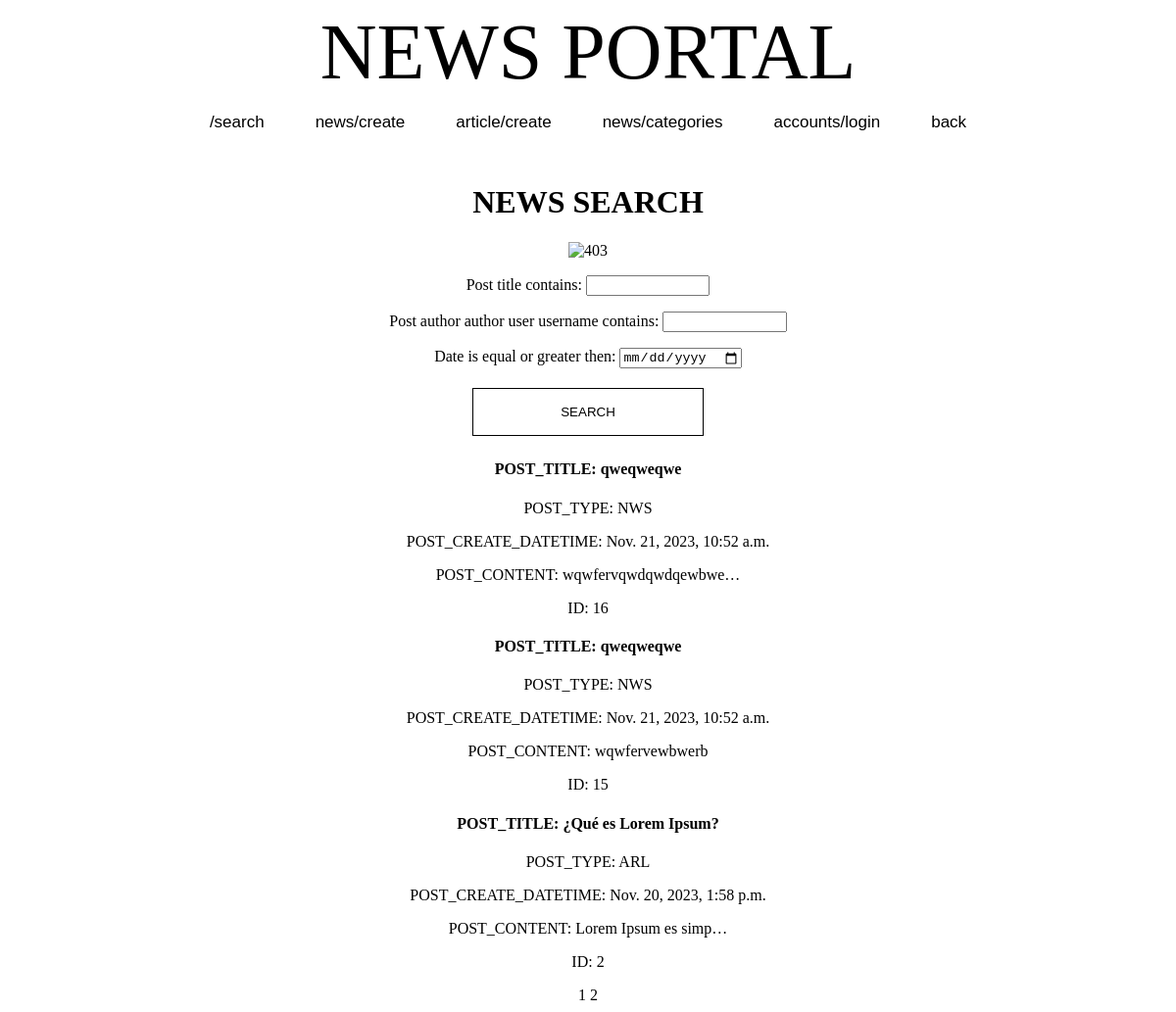
The page /search/ on the database as committed earlier.
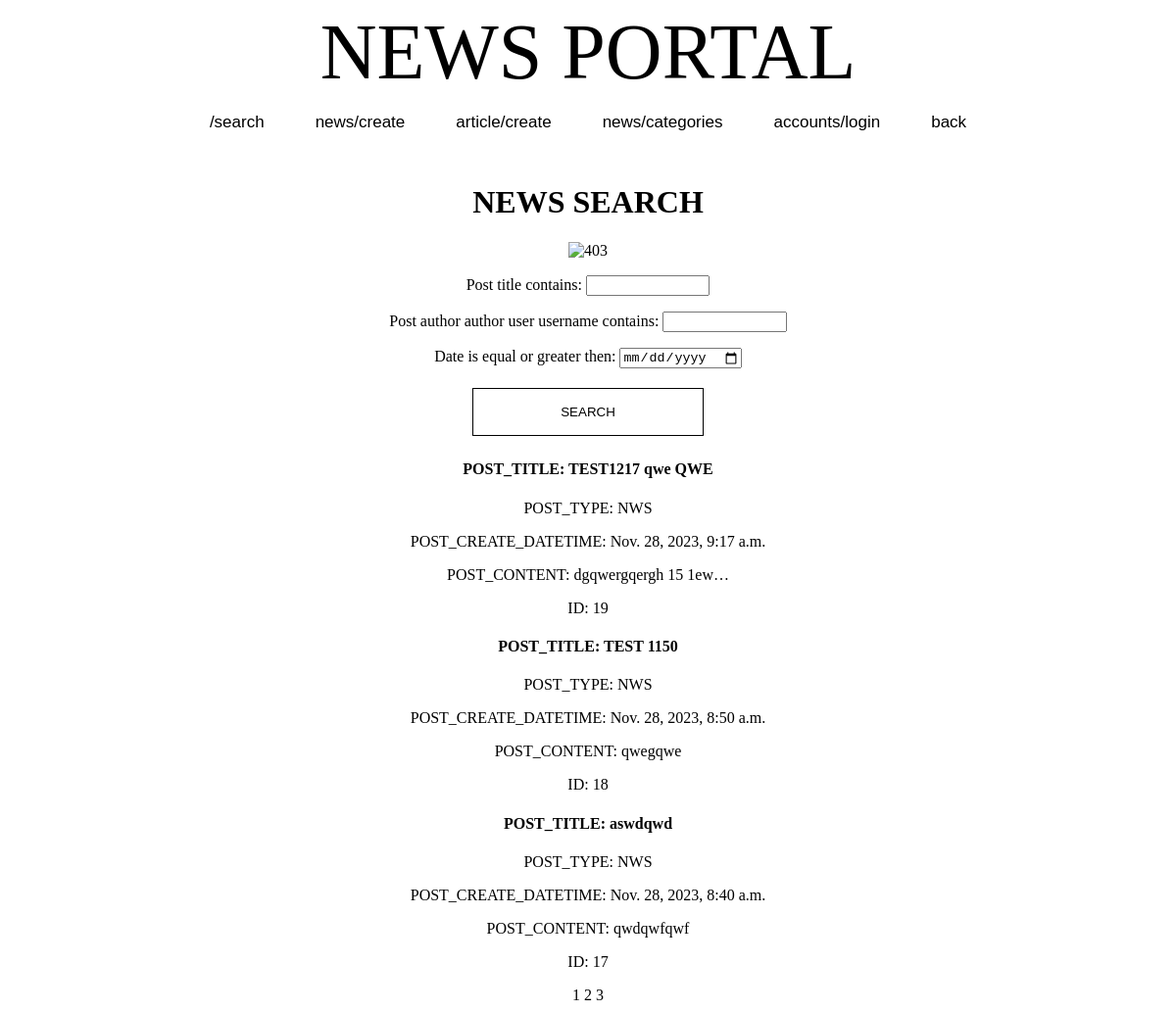
The same page on the database as committed later.
### news/models.py (models this page shows, shortened)
class Post(models.Model):
    ARTICLE = 'ARL'
    NEWS = 'NWS'
    PT_CHOICES = [
        (ARTICLE, 'article'),
        (NEWS, 'news')
    ]
    post_type = models.CharField(max_length=3, choices=PT_CHOICES)
    post_author = models.ForeignKey(Author, on_delete=models.CASCADE)
    post_create_datetime = models.DateTimeField(auto_now_add=True)
    post_category = models.ManyToManyField('Category', through='PostCategory')
    post_title = models.CharField(max_length=200)
    post_content = models.TextField(max_length=5000)
    post_rating = models.IntegerField(default=0)

### news/views.py (the view)
# urls.py: path('search/', PostSearch.as_view(), name='news_search'),
class PostSearch(ListView):
    model = Post
    template_name = 'news_search.html'
    context_object_name = 'news_search'
    ordering = ['-post_create_datetime']
    paginate_by = 3
    def get_queryset(self):
        queryset = super().get_queryset()
        self.filterset = PostFilter(self.request.GET, queryset)
        return self.filterset.qs
    def get_context_data(self, **kwargs):
        context = super().get_context_data(**kwargs)
        context['filterset'] = self.filterset
        return context

### news/templatetags/custom_filters.py (called while the page is built)
def pre_censor(value):
    word = value.group()
    if word.lower() in censor_list:
        return word[0] + '*' * (len(word)-1)
    else:
        return word

@register.filter()
def censor(value):
    if str != type(value):
        raise TypeError('VALUE TYPE ERROR IN DEF CENSOR')
    value = re.sub(r'\b\w*\b', pre_censor, value, flags=re.I | re.U)
    return value

### news/templatetags/custom_tags.py (called while the page is built)
@register.simple_tag(takes_context=True)
def url_replace(context, **kwargs):
    d = context['request'].GET.copy()
    for k, v in kwargs.items():
        d[k] = v
    return d.urlencode()

### templates/news_search.html (shortened to what this page needs)
{% extends 'flatpages/default.html' %}
{% load custom_filters %}
{% load custom_tags %}
{% block content %}
<div align="center">
    <h1>NEWS SEARCH</h1>
<img src="https://media1.giphy.com/media/v1.Y2lkPTc5MGI3NjExeTJtNnpkMHE1OWN4em1hcG5oc2tpZ3ZmemZpcjQ4NHpmcW4wcWVlciZlcD12MV9pbnRlcm5hbF9naWZfYnlfaWQmY3Q9Zw/xUA7aQJxHftDbAFMic/giphy.gif" alt="403" width=15%>
<form action="" method="get">
   {{ filterset.form.as_p }}
    <input type="submit" value="SEARCH" />
</form>
    <div>
        {% if news_search %}
            {% for i in news_search %}
                <div>
                    <a href="/news/{{i.id}}">
                        <h4>POST_TITLE: {{ i.post_title|censor }}</h4>
                        <p>POST_TYPE: {{ i.post_type }}</p>
                        <p>POST_CREATE_DATETIME: {{ i.post_create_datetime }}</p>
                        <p>POST_CONTENT: {{ i.post_content|truncatechars:20|censor }}</p>
                        <p>ID: {{ i.id }}</p>
                    </a>
                </div>
            {% endfor %}
        {% else %}
            <h2>News list is empty</h2>
        {% endif %}
    </div>
{% if page_obj.has_other_pages %}
    <nav>
        {{ page_obj.number }}
        {% if page_obj.has_next %}
            <a href="?{% url_replace page=page_obj.next_page_number %}">
                {{ page_obj.next_page_number }}
            </a>
        {% endif %}
        {% if page_obj.next_page_number != page_obj.paginator.num_pages%}
            <a href="?{% url_replace page=page_obj.paginator.num_pages %}">
                {{ page_obj.paginator.num_pages }}
            </a>
        {% endif %}
    </nav>
{% endif %}
</div>
{% endblock content %}

Rows that differ between the two databases and show on the page:
no longer on this page (row unchanged): Post: post_title|censor "qweqweqwe", post_type "NWS", post_create_datetime "Nov. 21, 2023, 10:52 a.m.", post_content|censor "wqwfervqwdqwdqewbwe…", id "16"
no longer on this page (row unchanged): Post: post_title|censor "qweqweqwe", post_type "NWS", post_create_datetime "Nov. 21, 2023, 10:52 a.m.", post_content|censor "wqwfervewbwerb", id "15"
no longer on this page (row unchanged): Post: post_title|censor "¿Qué es Lorem Ipsum?", post_type "ARL", post_create_datetime "Nov. 20, 2023, 1:58 p.m.", post_content|censor "Lorem Ipsum es simp…", id "2"
added Post: post_title|censor "TEST1217 qwe QWE", post_type "NWS", post_create_datetime "Nov. 28, 2023, 9:17 a.m.", post_content|censor "dgqwergqergh 15 1ew…", id "19"
added Post: post_title|censor "TEST 1150", post_type "NWS", post_create_datetime "Nov. 28, 2023, 8:50 a.m.", post_content|censor "qwegqwe", id "18"
added Post: post_title|censor "aswdqwd", post_type "NWS", post_create_datetime "Nov. 28, 2023, 8:40 a.m.", post_content|censor "qwdqwfqwf", id "17"
Other text that changed with them:
{{ page_obj.paginator.num_pages }}: (not shown) → "3"
